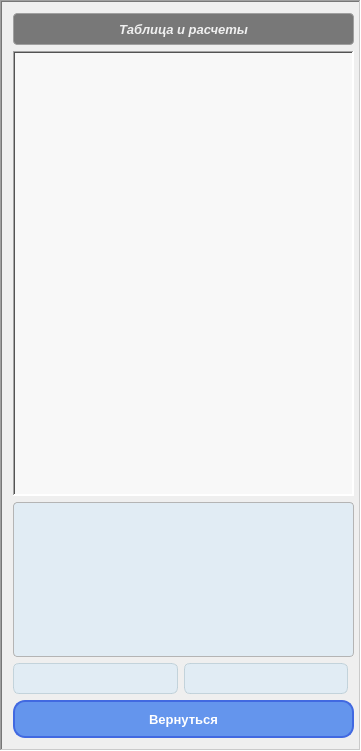
    <widget class="QFrame" name="first_frame">
     <property name="sizePolicy">
      <sizepolicy hsizetype="Fixed" vsizetype="Expanding">
       <horstretch>0</horstretch>
       <verstretch>0</verstretch>
      </sizepolicy>
     </property>
     <property name="minimumSize">
      <size>
       <width>361</width>
       <height>751</height>
      </size>
     </property>
     <property name="maximumSize">
      <size>
       <width>361</width>
       <height>16777215</height>
      </size>
     </property>
     <property name="frameShape">
      <enum>QFrame::WinPanel</enum>
     </property>
     <property name="frameShadow">
      <enum>QFrame::Sunken</enum>
     </property>
     <layout class="QGridLayout" name="gridLayout">
      <item row="0" column="0" colspan="2">
       <widget class="QLabel" name="total_label">
        <property name="minimumSize">
         <size>
          <width>341</width>
          <height>32</height>
         </size>
        </property>
        <property name="maximumSize">
         <size>
          <width>341</width>
          <height>32</height>
         </size>
        </property>
        <property name="font">
         <font>
          <family>Segoe UI</family>
          <pointsize>10</pointsize>
          <italic>true</italic>
          <fontweight>Medium</fontweight>
         </font>
        </property>
        <property name="styleSheet">
         <string notr="true">QLabel {
    background-color: rgb(120, 120, 120);      /* мягкий тёмно-серый фон */
    color: rgb(240, 240, 240);                /* светло-серый текст для хорошего контраста */
    border: 1px solid rgb(160, 160, 160);     /* тонкая, мягкая рамка */
    border-radius: 4px;                        /* небольшое скругление углов */
    padding: 4px 8px;                          /* внутренние отступы */
    font-family: &quot;Segoe UI&quot;, sans-serif;       /* официальный шрифт */
    font-weight: 500;                           /* умеренно жирный шрифт */
    font-size: 10pt;                            /* читаемый размер */
    font-style: italic;   
}
</string>
        </property>
        <property name="frameShape">
         <enum>QFrame::WinPanel</enum>
        </property>
        <property name="frameShadow">
         <enum>QFrame::Plain</enum>
        </property>
        <property name="text">
         <string>Таблица и расчеты</string>
        </property>
        <property name="textFormat">
         <enum>Qt::AutoText</enum>
        </property>
        <property name="alignment">
         <set>Qt::AlignCenter</set>
        </property>
       </widget>
      </item>
      <item row="1" column="0" colspan="2">
       <widget class="QTableView" name="total_tableView">
        <property name="sizePolicy">
         <sizepolicy hsizetype="Fixed" vsizetype="Expanding">
          <horstretch>0</horstretch>
          <verstretch>0</verstretch>
         </sizepolicy>
        </property>
        <property name="minimumSize">
         <size>
          <width>341</width>
          <height>441</height>
         </size>
        </property>
        <property name="maximumSize">
         <size>
          <width>341</width>
          <height>16777215</height>
         </size>
        </property>
        <property name="cursor" stdset="0">
         <cursorShape>PointingHandCursor</cursorShape>
        </property>
        <property name="styleSheet">
         <string notr="true">/* ------------------- QTableView ------------------- */
QTableView {
    background-color: #f8f8f8;
    alternate-background-color: #e8e8e8;
    gridline-color: #c0c0c0;
    font: 10pt &quot;Segoe UI&quot;;
    color: #1c1c1c;
}

/* Заголовки */
QHeaderView::section {
    background-color: #3a3a3a;
    color: #ffffff;
    padding: 4px;
    border: 1px solid #2a2a2a;
    font-weight: bold;
}

/* Выделенные элементы */
QTableView::item:selected {
    background-color: #a0a0a0;
    color: #ffffff;
}

/* Эффект при наведении */
QTableView::item:hover {
    background-color: #d0d0d0;
}

/* ------------------- Вертикальный ползунок ------------------- */
QTableView QScrollBar:vertical {
    background-color: #f0f0f0;
    width: 12px;
    margin: 0px;
    border-radius: 6px;
}

QTableView QScrollBar::handle:vertical {
    background-color: #888888;
    min-height: 20px;
    border-radius: 6px;
}

QTableView QScrollBar::add-line:vertical,
QTableView QScrollBar::sub-line:vertical {
    background: none;
    height: 0px;
}

QTableView QScrollBar::add-page:vertical,
QTableView QScrollBar::sub-page:vertical {
    background: none;
}

/* ------------------- Горизонтальный ползунок ------------------- */
QTableView QScrollBar:horizontal {
    background-color: #f0f0f0;
    height: 12px;
    margin: 0px;
    border-radius: 6px;
}

QTableView QScrollBar::handle:horizontal {
    background-color: #888888;
    min-width: 20px;
    border-radius: 6px;
}

QTableView QScrollBar::add-line:horizontal,
QTableView QScrollBar::sub-line:horizontal {
    background: none;
    width: 0px;
}

QTableView QScrollBar::add-page:horizontal,
QTableView QScrollBar::sub-page:horizontal {
    background: none;
}
</string>
        </property>
        <property name="frameShape">
         <enum>QFrame::WinPanel</enum>
        </property>
        <property name="frameShadow">
         <enum>QFrame::Sunken</enum>
        </property>
        <property name="editTriggers">
         <set>QAbstractItemView::NoEditTriggers</set>
        </property>
        <property name="gridStyle">
         <enum>Qt::DashDotLine</enum>
        </property>
       </widget>
      </item>
      <item row="2" column="0" colspan="2">
       <widget class="QTextEdit" name="totalTable_info_textEdit">
        <property name="sizePolicy">
         <sizepolicy hsizetype="Expanding" vsizetype="MinimumExpanding">
          <horstretch>0</horstretch>
          <verstretch>0</verstretch>
         </sizepolicy>
        </property>
        <property name="minimumSize">
         <size>
          <width>341</width>
          <height>155</height>
         </size>
        </property>
        <property name="maximumSize">
         <size>
          <width>341</width>
          <height>155</height>
         </size>
        </property>
        <property name="styleSheet">
         <string notr="true">QTextEdit {
    background-color:  rgba(220, 235, 245, 200);
    color: #1C1C1C;
    border: 1px solid rgb(180, 180, 180);
    border-radius: 4px;
    padding: 4px;
    font-family: &quot;Segoe UI&quot;, sans-serif;
    font-size: 10pt;
}
</string>
        </property>
        <property name="lineWrapMode">
         <enum>QTextEdit::WidgetWidth</enum>
        </property>
        <property name="readOnly">
         <bool>true</bool>
        </property>
       </widget>
      </item>
      <item row="3" column="0">
       <widget class="QLabel" name="meanX_label">
        <property name="minimumSize">
         <size>
          <width>165</width>
          <height>31</height>
         </size>
        </property>
        <property name="maximumSize">
         <size>
          <width>165</width>
          <height>31</height>
         </size>
        </property>
        <property name="font">
         <font>
          <family>Segoe UI</family>
          <pointsize>10</pointsize>
          <italic>true</italic>
         </font>
        </property>
        <property name="cursor">
         <cursorShape>IBeamCursor</cursorShape>
        </property>
        <property name="styleSheet">
         <string notr="true">QLabel {
    background-color: rgba(220, 235, 245, 200);  /* бледно-голубой с лёгкой прозрачностью */
    color: #1C1C1C;
    border: 1px solid rgba(180, 200, 210, 180);
    border-radius: 6px;
    padding: 0px 8px;
    font-family: &quot;Segoe UI&quot;, sans-serif;
    font-size: 10pt;
    font-style: italic;
}</string>
        </property>
        <property name="frameShape">
         <enum>QFrame::WinPanel</enum>
        </property>
        <property name="frameShadow">
         <enum>QFrame::Sunken</enum>
        </property>
        <property name="text">
         <string/>
        </property>
       </widget>
      </item>
      <item row="3" column="1">
       <widget class="QLabel" name="meanY_label">
        <property name="minimumSize">
         <size>
          <width>164</width>
          <height>31</height>
         </size>
        </property>
        <property name="maximumSize">
         <size>
          <width>164</width>
          <height>31</height>
         </size>
        </property>
        <property name="font">
         <font>
          <family>Segoe UI</family>
          <pointsize>10</pointsize>
          <italic>true</italic>
         </font>
        </property>
        <property name="cursor">
         <cursorShape>IBeamCursor</cursorShape>
        </property>
        <property name="styleSheet">
         <string notr="true">QLabel {
    background-color: rgba(220, 235, 245, 200);  /* бледно-голубой с лёгкой прозрачностью */
    color: #1C1C1C;
    border: 1px solid rgba(180, 200, 210, 180);
    border-radius: 6px;
    padding: 0px 8px;
    font-family: &quot;Segoe UI&quot;, sans-serif;
    font-size: 10pt;
    font-style: italic;
}</string>
        </property>
        <property name="frameShape">
         <enum>QFrame::WinPanel</enum>
        </property>
        <property name="frameShadow">
         <enum>QFrame::Sunken</enum>
        </property>
        <property name="text">
         <string/>
        </property>
        <property name="textFormat">
         <enum>Qt::AutoText</enum>
        </property>
       </widget>
      </item>
      <item row="4" column="0" colspan="2">
       <widget class="QPushButton" name="pushButton_back">
        <property name="minimumSize">
         <size>
          <width>341</width>
          <height>38</height>
         </size>
        </property>
        <property name="maximumSize">
         <size>
          <width>341</width>
          <height>38</height>
         </size>
        </property>
        <property name="font">
         <font>
          <family>Segoe UI</family>
          <pointsize>10</pointsize>
          <fontweight>DemiBold</fontweight>
         </font>
        </property>
        <property name="cursor">
         <cursorShape>PointingHandCursor</cursorShape>
        </property>
        <property name="styleSheet">
         <string notr="true">QPushButton {
    background-color: rgb(100, 149, 237);    /* яркий голубой (Cornflower Blue) */
    color: rgb(255, 255, 255);               /* белый текст для контраста */
    border-radius: 12px;                     
    border: 2px solid rgb(65, 105, 225);    /* более заметная рамка (Royal Blue) */
    padding: 6px 14px;
    font-family: &quot;Segoe UI&quot;, sans-serif;
    font-weight: 600;                        /* чуть более жирный */
    font-size: 10pt;
}

QPushButton:hover {
    background-color: rgb(72, 118, 255);     /* ярче при наведении (Dodger Blue) */
    color: rgb(255, 255, 255);
}

QPushButton:pressed {
    background-color: rgb(25, 25, 112);      /* тёмно-синий при нажатии (Midnight Blue) */
    border: 2px solid rgb(0, 0, 139);       /* тёмно-синяя рамка */
    color: rgb(255, 255, 255);
}

QPushButton:checked {
    background-color: rgb(0, 191, 255);      /* активный светло-голубой (Deep Sky Blue) */
    border: 2px solid rgb(30, 144, 255);    /* контрастная рамка (Dodger Blue) */
    color: rgb(0, 51, 102);                  /* тёмно-синий текст */
}
</string>
        </property>
        <property name="text">
         <string>Вернуться</string>
        </property>
       </widget>
      </item>
     </layout>
    </widget>
